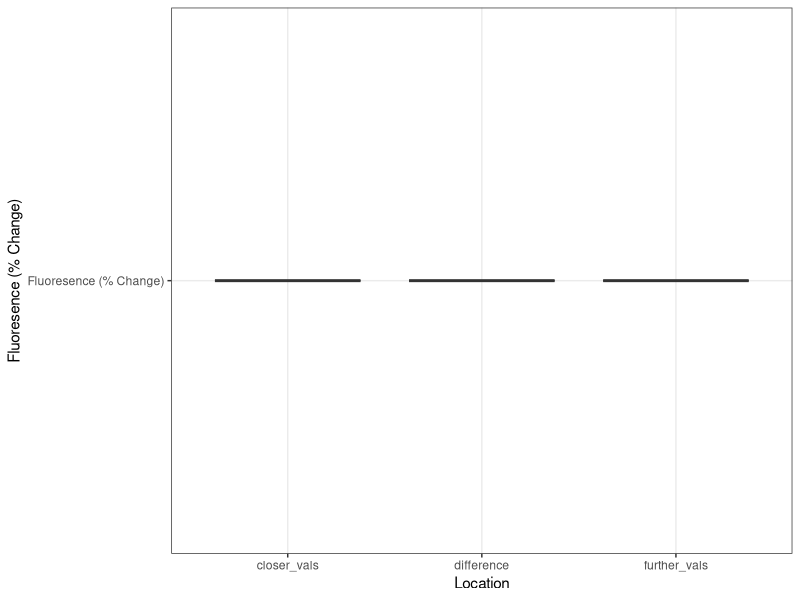

This figure's R source:
################################################################################
# Lab 11
# Caroline Devine
# Due 04/15/25
################################################################################

# Zebra Finches
# - measure dopamine using fibre photometry, 
#    changes in the fluorescence indicate dopamine changes in real time

################################################################################
# Question 1
################################################################################
library(tidyverse)
library(pwr) # make sure to cite
?pwr

power <- power.t.test(delta = 0.65, sig.level = 0.05,
             power = 0.8,
             type = "one.sample",
             alternative = "two.sided")

# The number of observations that the researchers need to detect a moderate-to-large effect
# of d = 0.65 is n = 20.58 ~ 21

################################################################################
# Question 2
################################################################################

# downloaded excel file called source data for figure 2
# isolated the columns for the data needed to replicate Figure 2(g)
# those columns were closer_vals and further_vals

# This is the description for Figure 2(g) on the article
# 2g is a scatter plot of averaged delta(F) / F signals for all syllables for 
# closer (blue) and further (red) renditions

dat.fig2g <- read_csv("fig2gdata.csv")

dat.fig2g <- dat.fig2g |>
  mutate(difference = closer_vals - further_vals)
View(dat.fig2g)

################################################################################
# Question 3: Summarize the Data
################################################################################
library(e1071)
# Part A: Summarize the Further Data
sum.further <- dat.fig2g |>
  summarize(
    n = n(),
    mean = mean(further_vals, na.rm = T),
    sd = sd(further_vals, na.rm = T),
    skew = skewness(further_vals, na.rm=T)
  )
view(sum.further)

# Part B: Summarize the Closer Data
sum.closer <- dat.fig2g |>
  summarize(
    mean = mean(closer_vals, na.rm = T),
    sd = sd(closer_vals, na.rm = T),
    skew = skewness(closer_vals, na.rm=T)
  )
view(sum.closer)

# Part C: Summarize the Paired Differences
sum.dif <- dat.fig2g |>
  summarize(
    mean = mean(difference, na.rm = T),
    sd = sd(difference, na.rm = T),
    skew = skewness(difference, na.rm=T)
  )
view(sum.dif)

## Combined Plot
dat.long <- dat.fig2g|>
  pivot_longer(cols = c("closer_vals", "further_vals", "difference"), 
               names_to = "Condition",                   
               values_to = "Fluoresence")

combined.plot <- ggplot(data = dat.long)+
  geom_boxplot(aes(x=Condition,  
                   y="Fluoresence (% Change)"))+
  theme_bw()+                  
  geom_hline(yintercept=0)+                                   
  theme_bw() +                                                
  xlab("Location") +                                    
  ylab("Fluoresence (% Change)") 
  
